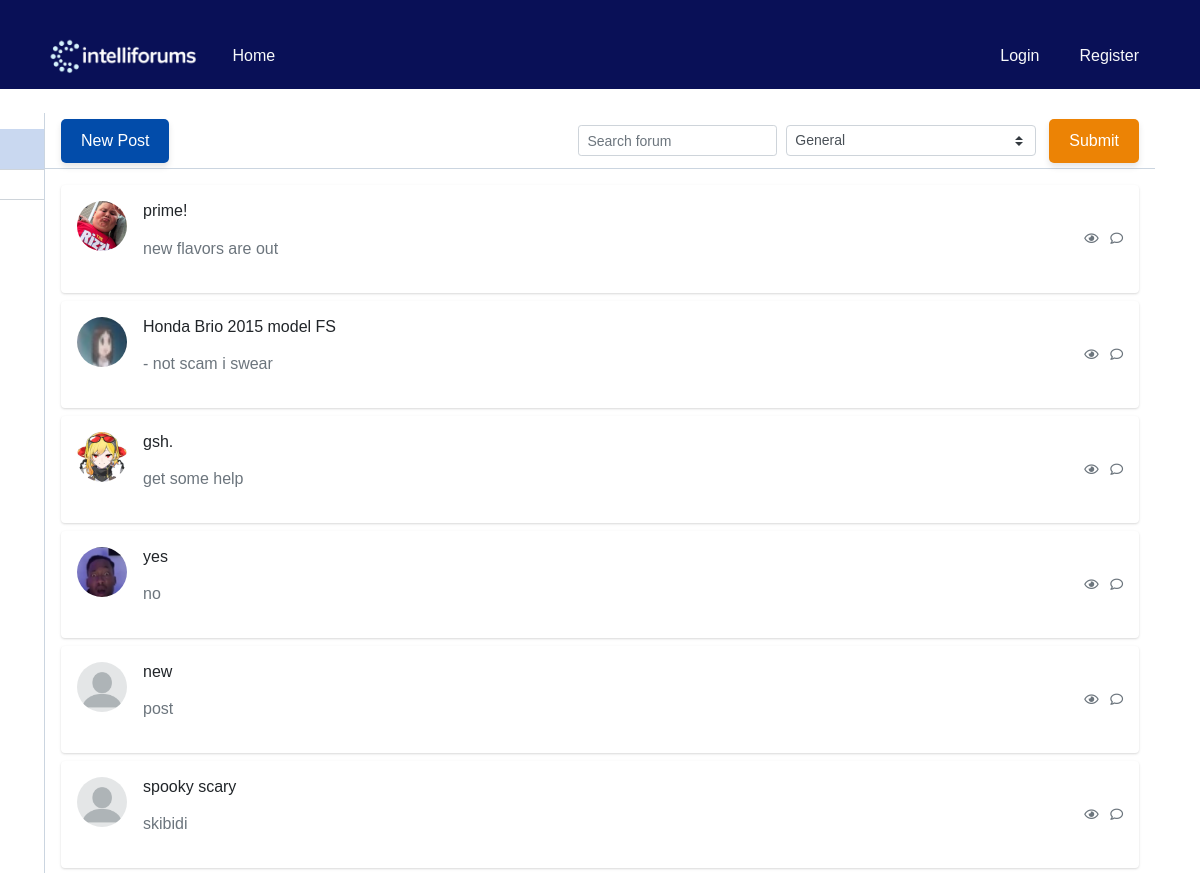
The app's page /home/0/1/ (upper part), older data.
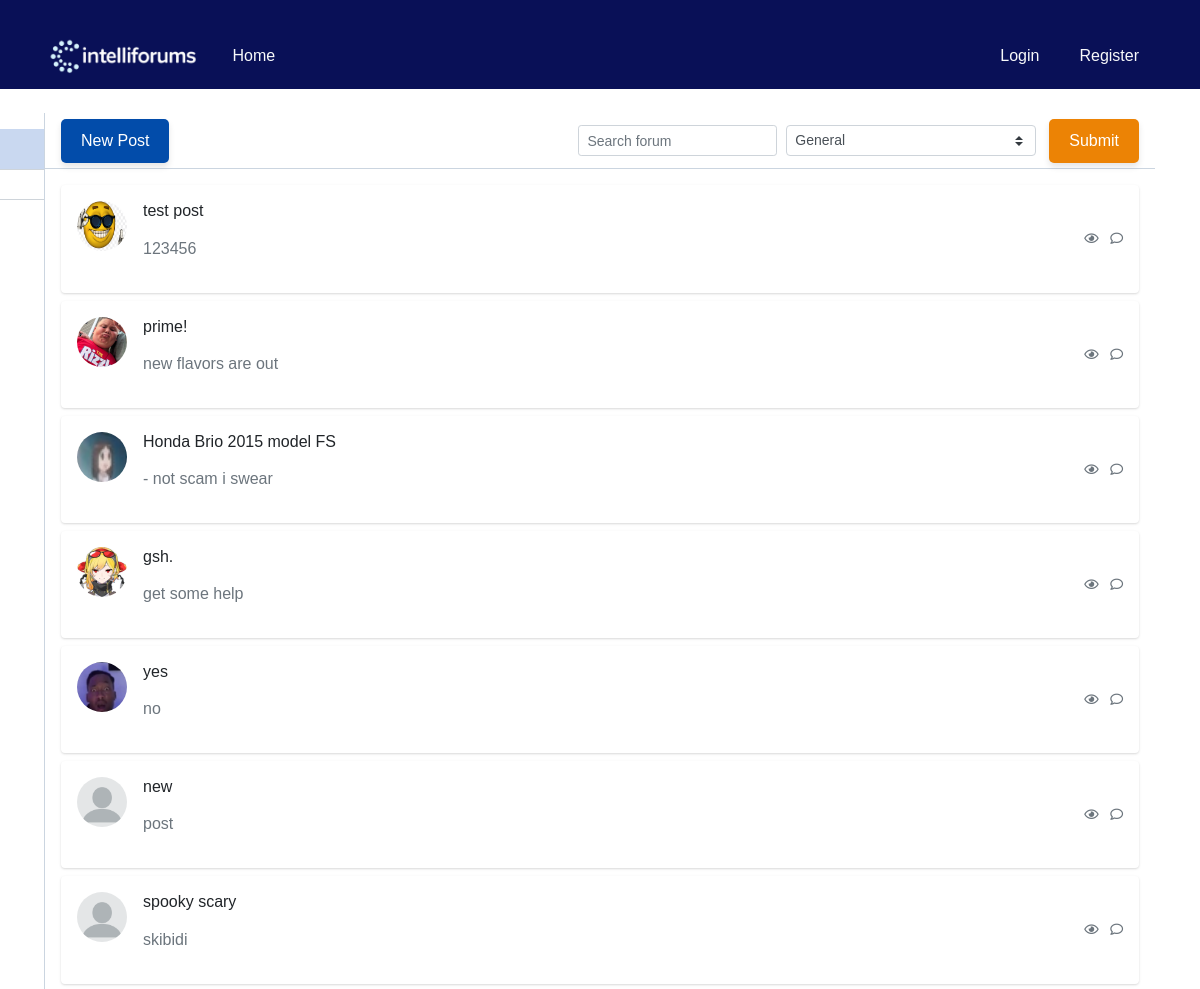
The same page, newer data.
### blog/models.py (models this page shows)
class UserPost(models.Model):
    post_ref = models.ForeignKey(Post, on_delete=models.CASCADE)
    user_ref = models.ForeignKey(User, on_delete=models.CASCADE)
    is_deleted = models.BooleanField(default=False)

### blog/views.py (the view)
# urls.py: path('home/<int:pk>/<int:page_number>/', views.fetch_posts, name='home'),
@csrf_protect
def fetch_posts(request, pk, page_number):
    banned_response = banned_propagator(request)
    if banned_response:
        return banned_response
    posts = []
    if request.method == 'POST':
        form = SearchForm(request.POST)
        if form.is_valid():
            substring = form.cleaned_data['content']
            choice = form.cleaned_data['choices']
            posts = _get_page_object(
                Paginator(
                    get_filtered_posts(
                        UserPost.objects.filter(
                            (Q(post_ref__title__icontains=substring) | Q(post_ref__content__icontains=substring)) &
                            Q(is_deleted=False))
                        .filter(id__in=Tag.objects.filter(forum_ref__id=choice)).values(
                            'post_ref__id',
                            'post_ref__user_ref__username',
                            'post_ref__title',
                            'post_ref__content',
                            'post_ref__created_at',
                            'post_ref__user_ref__picture',
                            'id'),
                    )
                    if Forum.objects.filter(id=choice).exists()
                    else get_filtered_posts(
                        UserPost.objects.filter(
                            Q(post_ref__title__icontains=substring) |
                            Q(post_ref__content__icontains=substring) &
                            Q(is_deleted=False)
                        )
                    ),
                    20
                ),
                page_number
            ).object_list
            pk = choice
    else:
        posts = _get_page_object(
            Paginator(
                get_filtered_posts(
                    UserPost.objects.filter(
                        id__in=Tag.objects.filter(forum_ref__id=pk)
                    )
                )
                if Forum.objects.filter(id=pk).exists()
                else get_filtered_posts(UserPost.objects.select_related('post_ref').filter(is_deleted=False)), 20
            ), page_number
        ).object_list
    search_form = SearchForm()
    posts = posts[::-1]
    forums = Forum.objects.all()
    return render(request, 'home.html', {
        'posts': posts,
        'page_number': page_number,
        'search_form': search_form,
        'user': request.user,
        'forums': forums,
        'forum_pk': int(pk)
    })

### blog/forms.py
class SearchForm(forms.Form):
    content = forms.CharField(
        widget=forms.TextInput(
            attrs={
                'class': 'form-control form-control-sm bg-gray-200 border-gray-200 shadow-none mb-4 mt-4',
                'placeholder': 'Search forum',
            },
        ),
        label="",
    )
    choices = forms.ChoiceField(
        label=""
    )
    def __init__(self, *args, **kwargs):
        super().__init__(*args, **kwargs)
        list_var = [(0, "General")]
        list_var.extend([(forum.id, forum.title)
                        for forum in Forum.objects.all()])
        self.fields['choices'].choices = list_var
        self.fields['choices'].widget.attrs.update(
            {'class': 'custom-select custom-select-sm w-auto mr-1'})

### blog/views.py (called while the page is built)
def banned_propagator(request):
    if request.user.is_authenticated and request.user.bans_received.exists():
        userban = request.user.bans_received.first()
        return render(request, 'banned.html', {
            'userban': userban,
        })
    return None

### blog/templates/home.html (shortened to what this page needs)
<!DOCTYPE html>
<html lang="en">
<head>
    {% load static %}
    <link rel="stylesheet" href="{% static 'blog/css/global.css' %}">
    <link rel="stylesheet" href="{% static 'blog/css/home.css' %}">
</head>
<body>
{% include 'header.html' %}
<div class="container">
    <div class="main-body p-0">
        <div class="inner-wrapper">
            {% include 'sidebar.html' %}
            <div class="inner-main">
                <div class="inner-main-header">
                    <button type="button" class="black-button" onclick= "location.href = '{% url 'new_post' %}'">New Post</button>
                    <span class="input-icon input-icon-sm ml-auto w-auto">
                        <form action="" method="post" class="d-flex align-items-center">
                            {{ search_form.content }}
                            {{ search_form.choices }}
                            <button class="orange-button" type="submit">Submit</button>
                        </form>
                    </span>
                </div>
                <div class="inner-main-body p-2 p-sm-3 collapse forum-content show">
                    {% for post in posts %}
                        <div class="card mb-2" onclick="window.location.href='{% url 'post_detail' pk=post.id page_number=1 %}'" style="cursor: pointer;">
                            <div class="card-body p-2 p-sm-3">
                                <div class="media forum-item">
                                    <a href="#" data-toggle="collapse" data-target=".forum-content">
                                        <img src="/media/{{ post.post_ref__user_ref__picture }}" class="mr-3 rounded-circle" width="50" height="50" alt="User" onclick="event.stopPropagation(); window.location.href='/profile/{{ post.user_ref__id }}/'"/>
                                    </a>
                                    <div class="media-body">
                                        <h6>
                                            <p class="text-body">{{ post.post_ref__title }}</p>
                                        </h6>
                                        <p class="text-secondary">
                                            {{ post.post_ref__content }}
                                        </p>
                                    </div>
                                    <div class="text-muted small text-center align-self-center">
                                        <span class="d-none d-sm-inline-block">
                                            <i class="far fa-eye"></i>
                                        </span>
                                        <span>
                                            <i class="far fa-comment ml-2"></i>
                                        </span>
                                    </div>
                                </div>
                            </div>
                        </div>
                    {% endfor %}
                </div>
            </div>
        </div>
    </div>
</div>
</body>
</html>

Row changes from the older to the newer data that the page shows:
added UserPost: shows a picture, post_ref__title "test post", post_ref__content "123456"
